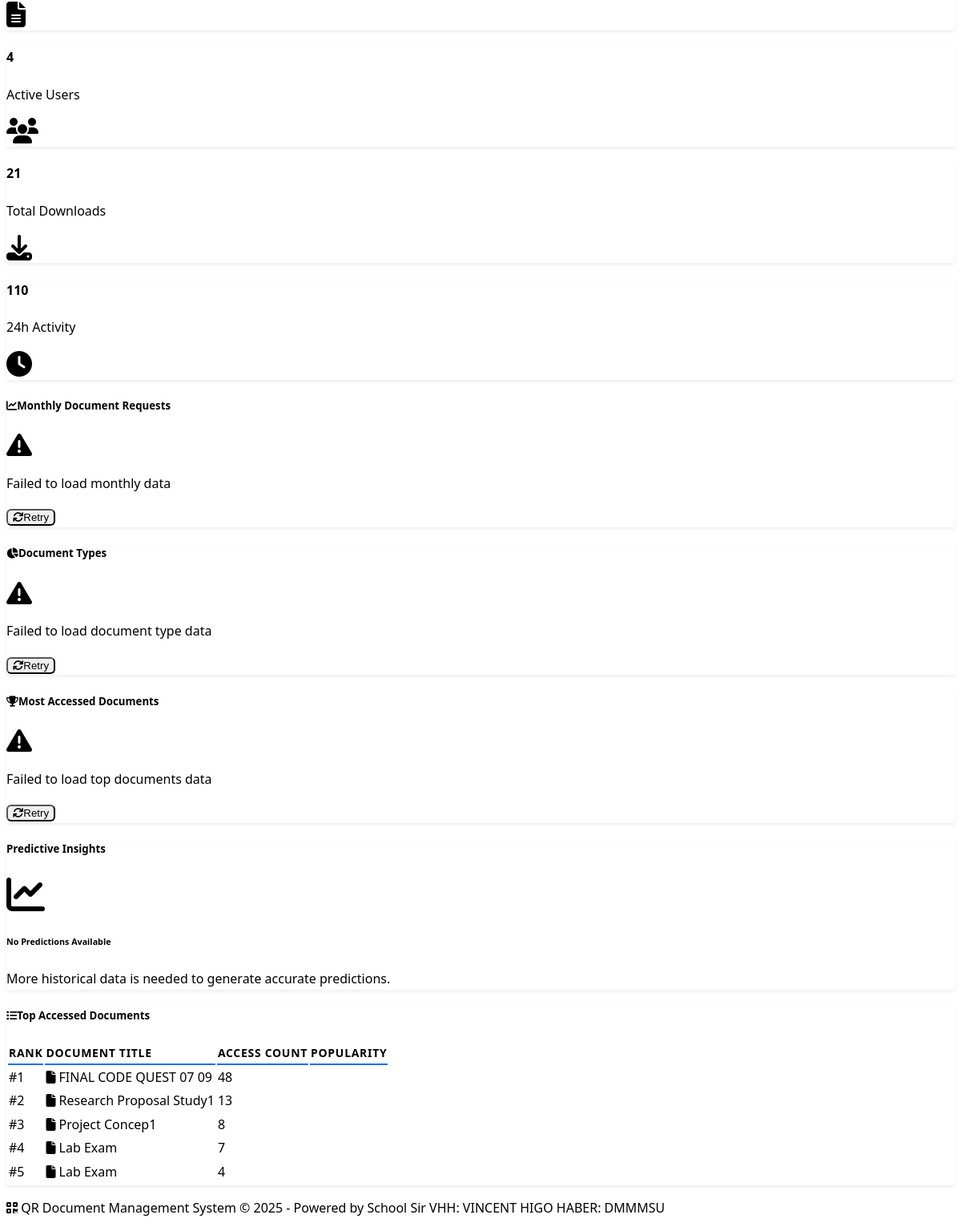
Before: /analytics (signed in, lower part) with the older database file.
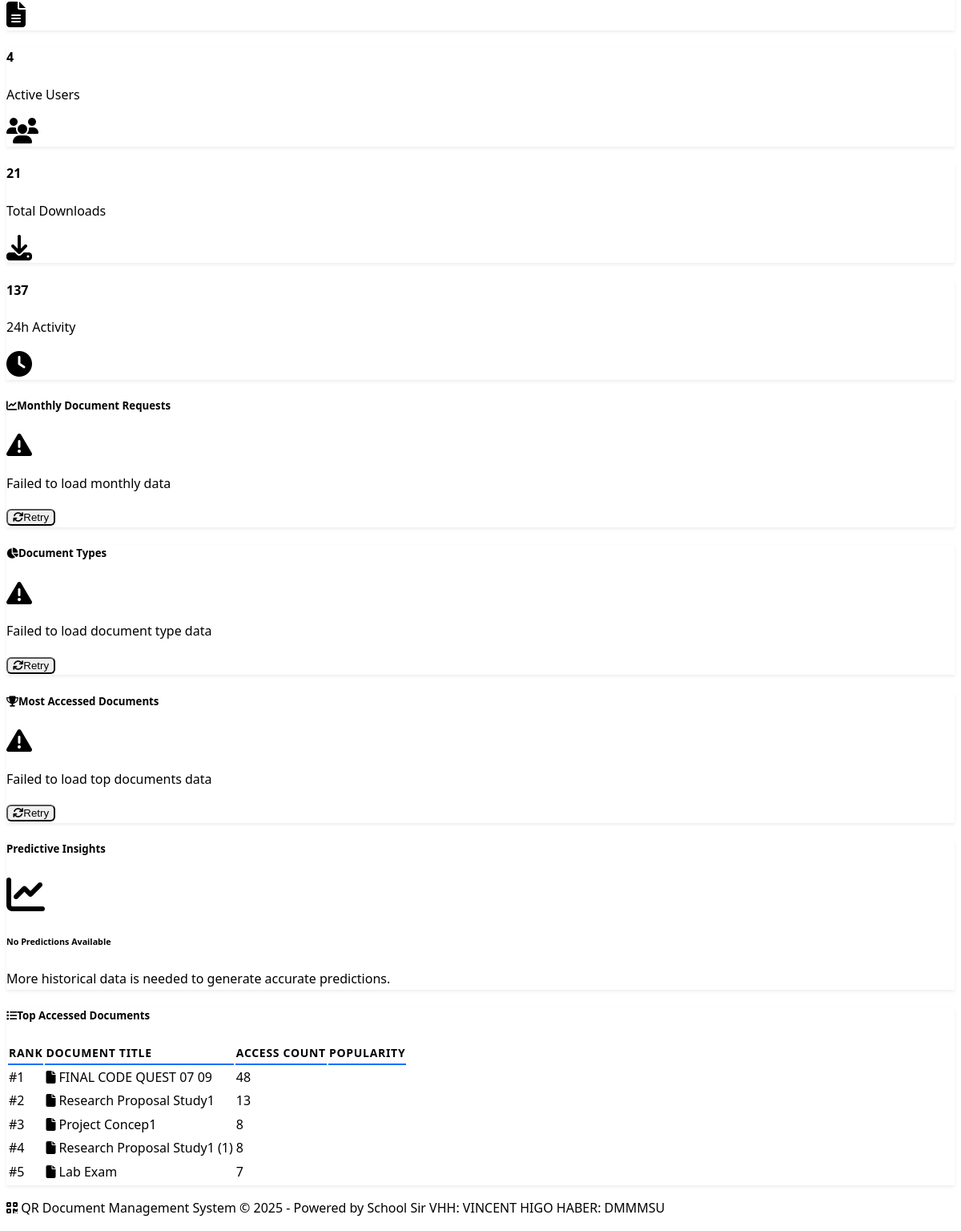
After: the same page with the newer database file.
### models.py (models this page shows, shortened)
class Document(db.Model):
    id = db.Column(db.Integer, primary_key=True)
    title = db.Column(db.String(200), nullable=False)
    filename = db.Column(db.String(200), nullable=False)
    file_path = db.Column(db.String(500), nullable=False)
    file_size = db.Column(db.Integer)
    file_type = db.Column(db.String(50))
    qr_code_path = db.Column(db.String(500))
    qr_code_data = db.Column(db.Text)  # Stores the QR code content
    document_number = db.Column(db.String(50), unique=True, nullable=True)
    document_type_id = db.Column(db.Integer, db.ForeignKey('document_type.id'), nullable=False)
    uploaded_by_id = db.Column(db.Integer, db.ForeignKey('user.id'), nullable=False)
    owner_id = db.Column(db.Integer, db.ForeignKey('user.id'), nullable=False)
    created_at = db.Column(db.DateTime, default=datetime.utcnow)
    updated_at = db.Column(db.DateTime, default=datetime.utcnow, onupdate=datetime.utcnow)
    is_active = db.Column(db.Boolean, default=True)
    access_count = db.Column(db.Integer, default=0)
    access_logs = db.relationship('AccessLog', backref='document', lazy='dynamic')
    owner_details = db.relationship('OwnerDocumentDetails', backref='document', uselist=False, cascade='all, delete-orphan')

### routes.py (the view)
@app.route('/analytics')
@login_required
def analytics():
    if not (current_user.has_role('Admin') or current_user.has_role('Teacher') or current_user.has_role('Registrar')):
        flash('You do not have permission to access analytics.', 'error')
        return redirect(url_for('dashboard'))
    stats = get_document_stats()
    predictions = predict_document_requests()
    return render_template('analytics.html', stats=stats, predictions=predictions)

### app.py (called while the page is built, shortened)
@app.context_processor
def inject_static_version():
    return {'static_version': app.config.get('STATIC_VERSION', '1')}

@app.context_processor
def inject_pending_edit_count():
    try:
        from flask_login import current_user as _cu
        if not getattr(_cu, 'is_authenticated', False) or not _cu.can_access_admin():
            return {'pending_edit_count': 0}
    except Exception:
        return {'pending_edit_count': 0}

@login_manager.user_loader
def load_user(user_id):
    from models import User
    return User.query.get(int(user_id))

### models.py (called while the page is built)
    def get_full_name(self):
        return f"{self.first_name} {self.last_name}"

    def has_role(self, role_name):
        return self.role and self.role.name == role_name

    def can_access_admin(self):
        return self.has_role('Admin')

    def can_upload_documents(self):
        return self.has_role('Admin') or self.has_role('Teacher') or self.has_role('Registrar')

### templates/analytics.html (shortened to what the changed rows need)
{% extends "base.html" %}
{% block content %}
<div class="container mt-4">
    <div class="row mb-4">
        <div class="col-md-3 mb-3">
            <div class="card bg-warning text-white">
                <div class="card-body">
                    <div class="d-flex justify-content-between">
                        <div>
                            <h4>{{ stats.recent_activity }}</h4>
                            <p class="mb-0">24h Activity</p>
                        </div>
                    </div>
                </div>
            </div>
        </div>
    </div>
    <div class="row">
        <div class="col-12">
            <div class="card">
                <div class="card-body">
                    {% if stats.top_documents %}
                        <div class="table-responsive">
                            <table class="table table-hover">
                                <thead>
                                    <tr>
                                        <th>Rank</th>
                                        <th>Document Title</th>
                                        <th>Access Count</th>
                                        <th>Popularity</th>
                                    </tr>
                                </thead>
                                <tbody>
                                    {% for doc in stats.top_documents %}
                                    <tr>
                                        <td>
                                            <span class="badge bg-{{ 'warning' if loop.index == 1 else 'secondary' if loop.index == 2 else 'info' if loop.index == 3 else 'light' }}">
                                                #{{ loop.index }}
                                            </span>
                                        </td>
                                        <td>
                                            <i class="fas fa-file text-primary me-2"></i>
                                            {{ doc.title }}
                                        </td>
                                        <td>
                                            <span class="badge bg-success">{{ doc.access_count }}</span>
                                        </td>
                                        <td>
                                            <div class="progress" style="height: 20px;">
                                            </div>
                                        </td>
                                    </tr>
                                    {% endfor %}
                                </tbody>
                            </table>
                        </div>
                    {% else %}
                        <div class="text-center py-4">
                            <i class="fas fa-chart-bar fa-3x text-muted mb-3"></i>
                            <p class="text-muted">No document access data available yet.</p>
                        </div>
                    {% endif %}
                </div>
            </div>
        </div>
    </div>
</div>
{% endblock %}

Changed rows visible on the page:
no longer on this page (row unchanged): Document: title "Lab Exam", access_count "4"
now on this page (row edited): Document: title "Research Proposal Study1 (1)", access_count "8"
Other visible differences:
{{ stats.recent_activity }}: "110" → "137"
